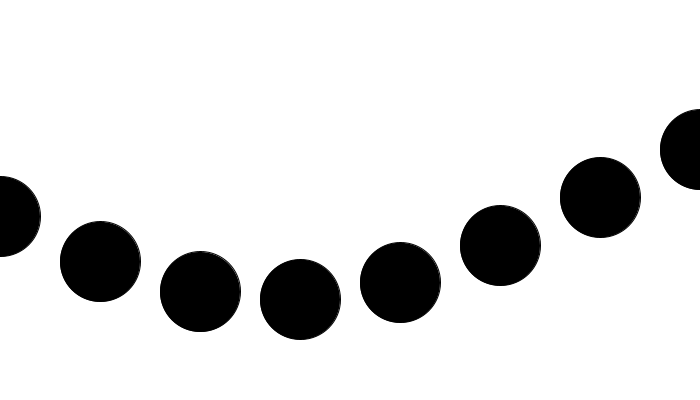
Frame 1 (no input)
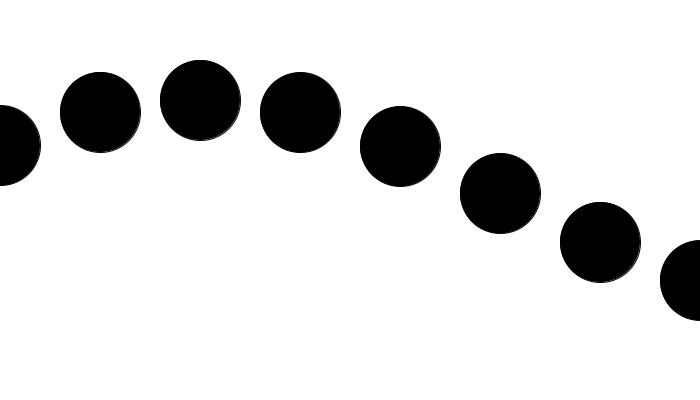
Frame 60 (the mouse pressed at the canvas centre just before this capture)
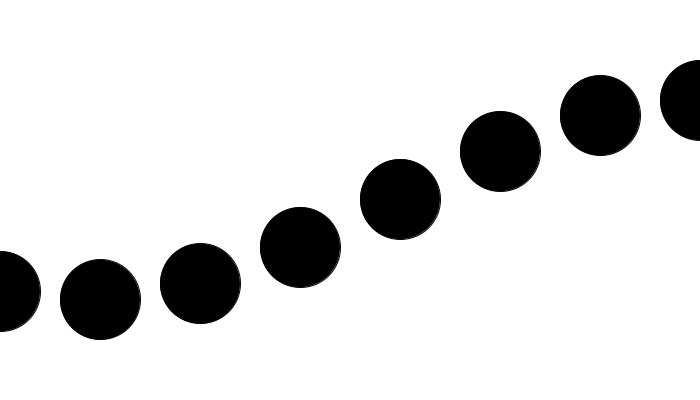
Frame 120 (the mouse held since frame 60 and released just before this capture)

The Processing sketch that drew these frames (run headless with seeded random() and noise(); from frame 60 on, the mouse is pressed at the canvas centre):

// Processing sketch: day07_inclass5
// ── day07_inclass5.pde
void setup(){
  size(700, 400);
  frameRate(30);
}

void draw(){
  background(255);
  fill(0);

for(int i = 0; i <= 8; i++){
float h = sin(i/2.0 + frameCount/6.0) * 100;
println("frameCount: " + frameCount);
println("This is i: " + i);
println("This is h: " + h);
ellipse(i*100, 200+h, 80, 80);
}
}
